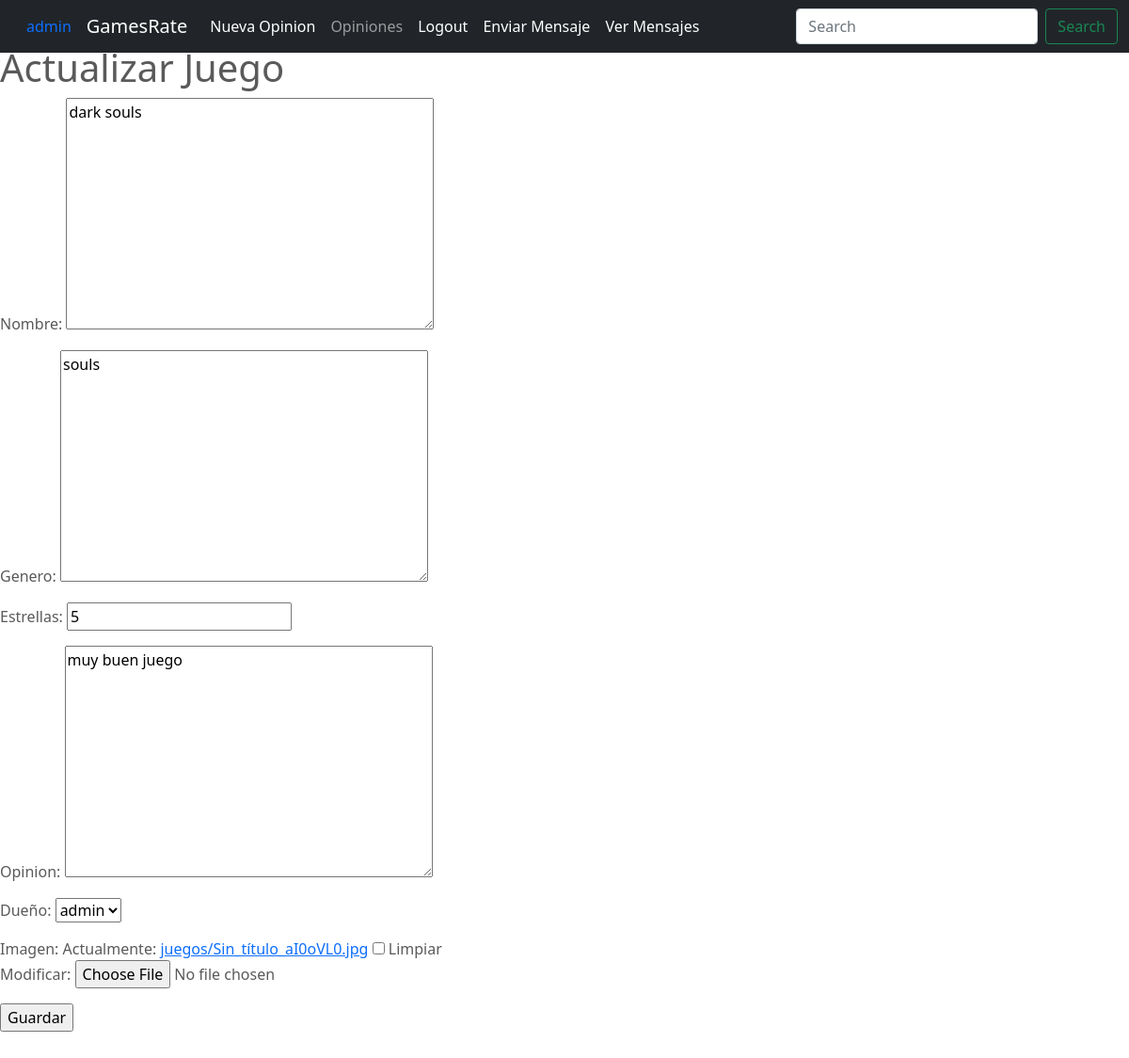
The app's page /juegos/1/update (signed in) with its own data.
### GamesRate/models.py (models this page shows, shortened)
class Juego(models.Model):
    nombre = models.TextField(max_length=100)
    genero = models.TextField(max_length=50)
    estrellas = models.IntegerField(default=0)
    opinion = models.TextField(max_length=200)
    dueño = models.ForeignKey(to=User, on_delete=models.CASCADE, related_name="dueño")
    imagen = models.ImageField(upload_to="juegos", null=True, blank=True)
    creado_el = models.DateTimeField(auto_now_add= True)

### GamesRate/views.py (the view, shortened to what this page needs)
# urls.py: path('juegos/<pk>/update', JuegosUpdate.as_view(), name="juegos-update"),
class JuegosUpdate(LoginRequiredMixin, UserPassesTestMixin, UpdateView):
    model = Juego
    success_url = reverse_lazy("juegos-list")
    fields = '__all__'
    def test_func(self):
        user_id = self.request.user.id
        juego_id = self.kwargs.get('pk')
        return Juego.objects.filter(dueño=user_id, id=juego_id).exists()

### GamesRate/templates/GamesRate/juego_form.html (shortened to what this page needs)
{% extends 'GamesRate/base2.html' %}
{% block titulo %}Actualizar Juego{% endblock %}
{% block main %}
<form method="POST" enctype="multipart/form-data">
    {{form.as_p}}
    <input type="submit" value="Guardar">
</form>
{% endblock %}

### GamesRate/templates/GamesRate/base2.html (shortened to what this page needs)
<!DOCTYPE html>
<html lang="en">
<head>
    {% load static %}
<link href="{% static 'GamesRate/css/bootstrap.min.css' %}" rel="stylesheet">
    <link href="{% static 'GamesRate/css/carousel.css' %}" rel="stylesheet">
  </head>
  <body>
<header>
  <nav class="navbar navbar-expand-md navbar-dark fixed-top bg-dark">
    <div class="container-fluid">
      {% if user.is_authenticated %}
        {% if user.profile.imagen %}
          <a class="nav-link active" aria-current="page" href="{% url 'profile-update' user.profile.id%}">
            <img src="{{user.profile.imagen.url}}", height="100%", width="36px" style="border-radius: 50%;">
          </a>
        {% else %}
          <a class="nav-link active" aria-current="page" href="{% url 'profile-update' user.profile.id%}">{{user.username}} </a>
        {% endif %}
      {% endif %}
      <a class="navbar-brand" href="{% url 'index'  %}">  GamesRate</a>
      <div class="collapse navbar-collapse" id="navbarCollapse">
        <ul class="navbar-nav me-auto mb-2 mb-md-0">
          <li class="nav-item">
            <a class="nav-link active" aria-current="page" href="{% url 'juegos-create'%}">Nueva Opinion</a>
          </li>
          <li class="nav-item">
            <a class="nav-link" href="{% url 'juegos-list'%}">Opiniones</a>
          </li>
          {% if user.is_authenticated %}
            <li class="nav-item">
              <a class="nav-link active" aria-current="page" href="{% url 'logout'%}">Logout</a>
            </li>
            <li class="nav-item">
              <a class="nav-link active" aria-current="page" href="{% url 'mensaje-create'%}">Enviar Mensaje</a>
            </li>
            <li class="nav-item">
              <a class="nav-link active" aria-current="page" href="{% url 'mensaje-list'%}">Ver Mensajes</a>
            </li>
          {% endif %}
        </ul>
        <form class="d-flex">
          <input class="form-control me-2" type="search" placeholder="Search" aria-label="Search">
          <button class="btn btn-outline-success" type="submit">Search</button>
        </form>
      </div>
    </div>
  </nav>
</header>
<h1>
  {% block titulo %}
  {% endblock %}
</h1>
{% block main %}
{% endblock %}
</body>
</html>

### GamesRate/static/GamesRate/css/carousel.css (style rules this page uses)
body { padding-top: 3rem; padding-bottom: 3rem; color: #5a5a5a; }

### records on screen
Juego: nombre "dark souls", genero "souls", estrellas "5", opinion "muy buen juego", dueño "admin"

### other values on screen
{{ user.username }} "admin"
